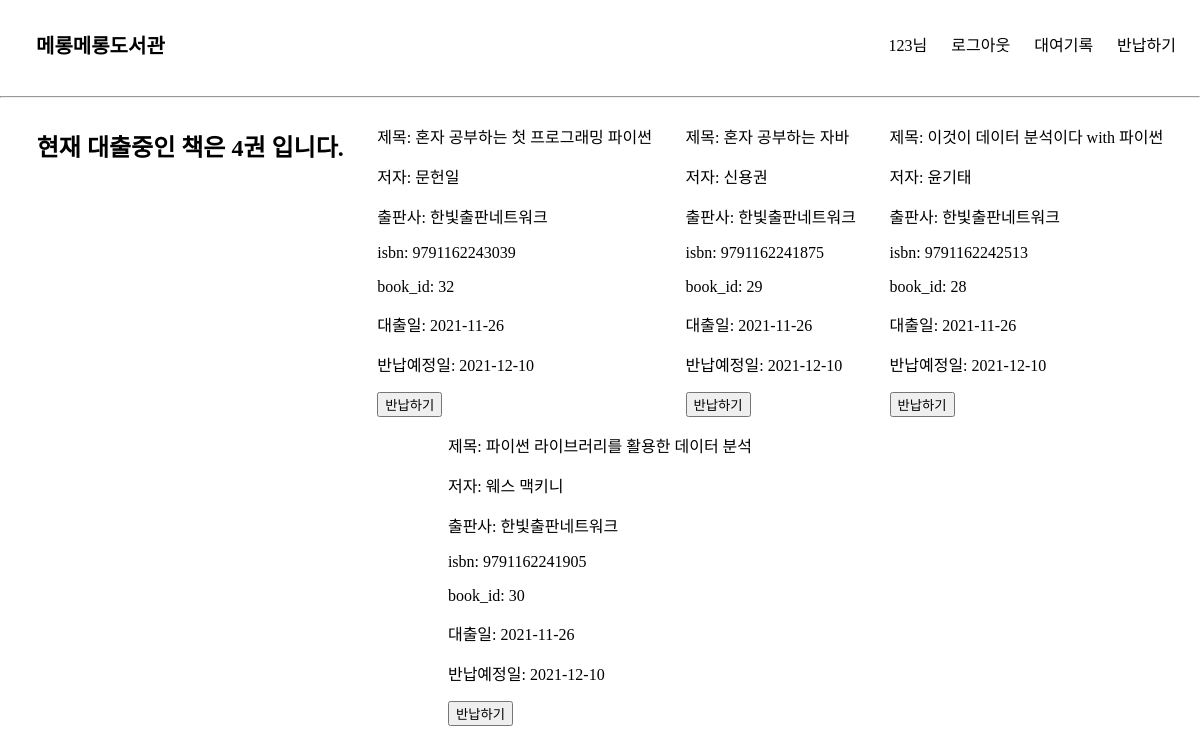
/return (signed in), run on the app's committed database.
### elicelibrary/models.py (models this page shows, shortened)
class checkoutRecords(db.Model):
    __tablename__     = 'checkoutRecords'
    checkout_id       = db.Column(db.Integer, primary_key=True, nullable=False, autoincrement=True, unique=True)
    book_id           = db.Column(db.Integer, db.ForeignKey('Book.id'), nullable=False)
    user_id           = db.Column(db.String(45), db.ForeignKey('User.email'))
    checkoutdate      = db.Column(db.Date)
    duedate           = db.Column(db.Date)
    returndate        = db.Column(db.Date, nullable=True)
    isbn              = db.Column(db.String(45))

class Book(db.Model):
    __tablename__     = 'Book'
    id                = db.Column(db.Integer, primary_key=True, nullable=False, autoincrement=True, unique=True)
    title             = db.Column(db.String(45), nullable=False)
    author            = db.Column(db.String(45))
    publisher         = db.Column(db.String(45))
    publication_date  = db.Column(db.String(45))
    pages             = db.Column(db.Integer)
    isbn              = db.Column(db.String(45))
    registered_date   = db.Column(db.DateTime, default=datetime.utcnow)
    description       = db.Column(db.Text())    # 길이를 정할 수 없는 문자열은 Text를 쓰면 됨
    book_link         = db.Column(db.String(255))
    book_status       = db.Column(db.String(45))   # "1" :대출가능, "0" : 대출중 , "999" : 폐기    -> 선택형 변수에 적합한 데이터타입이 있을까?
    book_img          = db.Column(db.String(45))    # 책 표지만 바뀐 경우, 또는 책이 다르지만 같은 표지를 쓰는 경우가 있기 때문에 이미지 스토리지에서 같은 이미지의 반복을 막기 위해 별도의 책 이미지 식별 용 변수를 넣음
    at_user           = db.Column(db.String(45), default=None)

### elicelibrary/views/book_api.py (the view)
@book.route('/return', methods=["GET","POST"])
def checkoutlist():
    if session['login_id'] == None:
        flash("책을 반납하시려면 로그인을 해주세요.")
        return redirect(url_for('user.login'))
    else :
        login_id = session['login_id']
        checkout_list = db.session.query(checkoutRecords, Book).join(Book).filter(checkoutRecords.user_id == login_id).all()
        return_count=len(checkout_list)
        return render_template("return.html", checkout_list=checkout_list, cnt=return_count)

### elicelibrary/templates/return.html (shortened to what this page needs)
{% extends 'base.html' %}
{% block content %}
<div class="book-card-container">
    <h2>현재 대출중인 책은 {{ cnt }}권 입니다.</h2>
    {% for book in checkout_list %}
        <div class="checkout-info-list">
            <p>제목: {{ book[1].title }}</p>
            <p>저자: {{ book[1].author }}</p>
            <p>출판사: {{ book[1].publisher }}</p>
            <p>isbn: {{ book[1].isbn }}</p>
            <p>book_id: {{ book[0].book_id }}</p>
            <p>대출일: {{ book[0].checkoutdate }}</p>
            <p>반납예정일: {{ book[0].duedate }}</p>
            <form action="{{ url_for('book.book_return', book_id=book[0].book_id) }}" method="post">
                <input class='checkout-btn' type="submit" value="반납하기">
            </form>
        </div>
    {% endfor %}
</div>
{% endblock %}

### elicelibrary/static/style.css (style rules this page uses)
:root { --text-color: black; --background-color: white; --accent-color: grey; }
body { margin: 0; }
.book-card-container { margin: 10px 20px 10px 20px; display: flex; flex-wrap: wrap; justify-content: space-around; }

### data on the page
checkoutRecords: title "혼자 공부하는 첫 프로그래밍 파이썬", author "문헌일", publisher "한빛출판네트워크", isbn "9791162243039", book "32", checkoutdate "2021-11-26", duedate "2021-12-10"
checkoutRecords: title "혼자 공부하는 자바", author "신용권", publisher "한빛출판네트워크", isbn "9791162241875", book "29", checkoutdate "2021-11-26", duedate "2021-12-10"
checkoutRecords: title "이것이 데이터 분석이다 with 파이썬", author "윤기태", publisher "한빛출판네트워크", isbn "9791162242513", book "28", checkoutdate "2021-11-26", duedate "2021-12-10"
checkoutRecords: title "파이썬 라이브러리를 활용한 데이터 분석", author "웨스 맥키니", publisher "한빛출판네트워크", isbn "9791162241905", book "30", checkoutdate "2021-11-26", duedate "2021-12-10"

### other printed values
{{ session['login_id'] }} "123"
{{ cnt }} "4"
